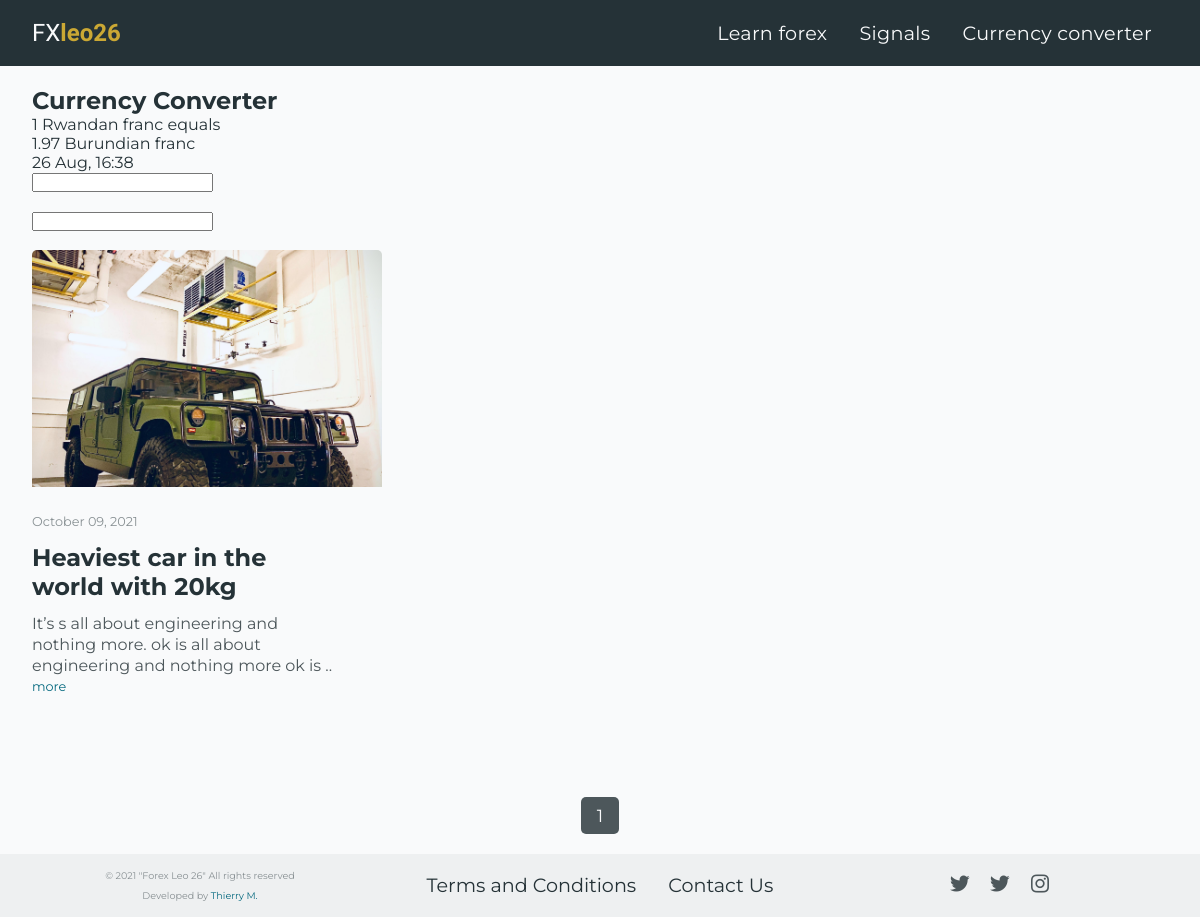
Page /home on the earlier database version.
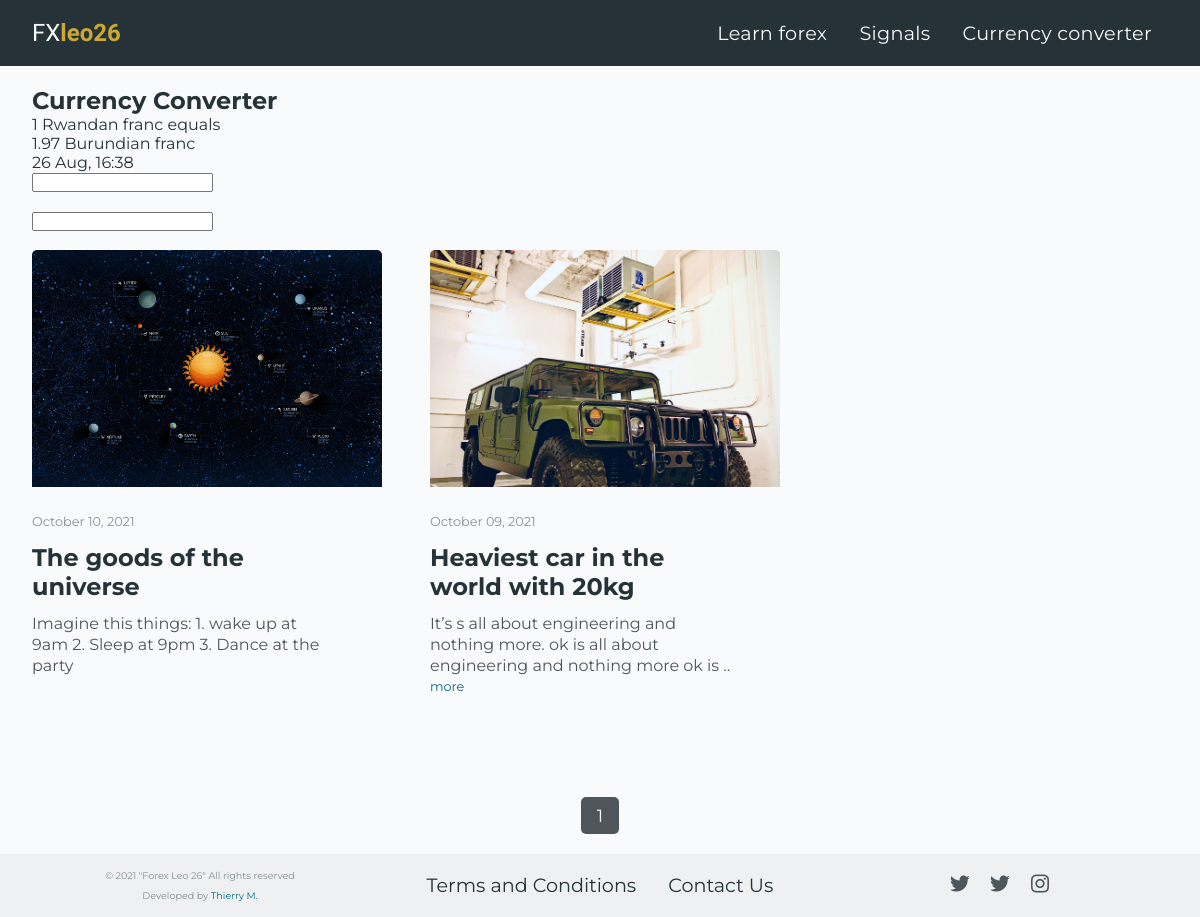
Same page on the later database version.
### forex_26_app/models.py (models this page shows, shortened)
class Post(db.Model):
    id = db.Column(db.Integer, nullable=False, primary_key = True)
    image = db.Column(db.String(30), nullable=False, default = "default.jpg")
    title = db.Column(db.String(100), nullable=False)
    post = db.Column(db.Text, nullable=False)
    posted_date = db.Column(db.DateTime, nullable=False, default = datetime.utcnow)
    user = db.Column(db.Integer, db.ForeignKey('admin.id'), nullable = False)

### forex_26_app/routes.py (the view)
@app.route('/')
@app.route('/home')
def home():
    date = datetime.utcnow() # get current date
    page = request.args.get('page', 1, type=int)
    posts = Post.query.order_by(Post.posted_date.desc()).paginate(page=page, per_page=6) # query post by posted date.
    return render_template('home.html', title="Home", posts=posts, date=date)

### forex_26_app/templates/home.html (shortened to what this page needs)
{% extends "layout.html" %}
{% block content %}
{% if posts.items|length > 0 %}
{% if posts.page == 1 %}
<div class="currency_converter-container">
    <h2>Currency Converter</h2>
    <div class="currency-converter__card">
        <div class="currencies-info-container">
            <p>1 Rwandan franc equals</p>
            <p>1.97 Burundian franc</p>
        </div>
        <span class="today-time">26 Aug, 16:38</span>
        <div class="amount-forms-container">
            <div class="amount-from-container">
                <input class="amount-from-form amount-from-form_number" type="number"></input>
                <select class="from-form-select" name="currencyID_from" id="currency-id">
                    <option value=""></option>
                </select>
            </div>
            <div class="amount-to-container">
                <input class="amount-to-form" type="number"></input>
                <select class="to-form-select" name="currencyID_from" id="currency-id">
                    <option value=""></option>
                </select>
            </div>
        </div>
    </div>
</div>
{% endif %}
<div class="news-cards-container">
    {% for post in posts.items %}
    <div class="news-card">
        <img class="overview-image" alt="" src="{{ url_for('static', filename='photos/' + post.image) }}">
        <div class="news-summary-container">
            <span class="text-muted date-posted">{{ post.posted_date.strftime("%B %d, %Y") }}</span>
            <h2 class="news-title-summary">
                <a class="news-title-summary-link" href="{{ url_for('post', post_title=post.title, post_id=post.id ) }}">{{ post.title }}</a>
            </h2>
            {% if post.post|length > 100 %}
            <p class="summary">
                {{ post.post[0:100] }}..
                <a class="read__more" href="{{ url_for('post', post_title=post.title, post_id=post.id ) }}">more</a>
            </p>
            {% else %}
            <p class="summary">{{ post.post }}</p>
            {% endif %}
        </div>
    </div>
{% endfor %}
</div>
<div class="paginations">
    {% for page_num in posts.iter_pages() %}
    {% if page_num %}
    {% if posts.page == page_num %}
    <a class='btn btn-pagination' href="{{ url_for('home', page=page_num) }}">{{ page_num }}</a>
    {% else %}
    <a class='btn-pagination-out' href="{{ url_for('home', page=page_num) }}">{{ page_num }}</a>
    {% endif %}
    {% else %}
    ...
    {% endif %}
    {% endfor %}
</div>
{% endif%}
{% endblock %}

### forex_26_app/templates/layout.html (shortened to what this page needs)
<!DOCTYPE html>
<html lang="en">
<head>
    <link href="{{ url_for('static', filename='boxicons-2.0.9/css/boxicons.min.css') }}" rel="stylesheet">
    <link href="{{ url_for('static', filename='home.css') }}" rel="stylesheet">
    <link href="{{ url_for('static', filename='post.css') }}" rel="stylesheet">
    <link href="{{ url_for('static', filename='signals.css') }}" rel="stylesheet">
    <link href="{{ url_for('static', filename='forms.css') }}" rel="stylesheet">
    <link href="{{ url_for('static', filename='feedback.css') }}" rel="stylesheet">
    <link href="{{ url_for('static', filename='currency_converter.css') }}" rel="stylesheet">
    <link href="{{ url_for('static', filename='style.css') }}" rel="stylesheet">
</head>
<body>
  <header>
    <a class="logo" href="{{url_for('home')}}">FX<b>leo26</b></a>
    <nav class="nav-bar">
      <ul class="nav-links">
        <li class="nav-item">
          <a href="{{ url_for('home') }}" class="nav-link">Learn forex</a>
        </li>
        <li class="nav-item">
          <a href="{{ url_for('signals') }}" class="nav-link">Signals</a>
        </li>
        <li class="nav-item">
          <a href="{{ url_for('currency_convert') }}" class="nav-link">Currency converter</a>
        </li>
      </ul>
    </nav>
</header>
<main class="container">
{% block content %}{% endblock %}
</main>
<footer class="footer">
  <div class="end-footer">
    <span class="copyright text-muted">© 2021 "Forex Leo 26" All rights reserved</span>
    <span class="built_by text-muted">Developed by <a class="my__name" href="https://www.thierrymugisha.me" target="_blank">Thierry M.</a></span>
  </div>
  <ul class="footer-items">
    <li class="footer-item">
      <a class="nav-link-footer pos-relative" href="#">Terms and Conditions</a>
      </li>
      {% if not current_user.is_authenticated %}
      <li class="footer-item">
        <a class="nav-link-footer pos-relative" href="{{ url_for('contact') }}">Contact Us</a>
      </li>
      {% endif %}
  </ul>
  <ul class="social-footer-ul">
      <li class="social-item">
        <a href="https://t.me/forexleo24" target="_blank">
          <i class="bx bxl-twitter"></i>
        </a>
      </li>
      <li class="social-item">
        <a href="https://t.me/forexleo24" target="_blank">
          <i class="bx bxl-twitter"></i>
        </a>
      </li>
      <li class="social-item">
        <a href="https://www.instagram.com/forex_leo24/" target="_blank">
          <i class="bx bxl-instagram"></i>
        </a>
      </li>
  </ul>
</footer>
</body>
</html>

### forex_26_app/static/home.css (style rules this page uses)
.news-cards-container { display: flex; align-items: flex-start; justify-content: flex-start; flex-wrap: wrap; column-gap: 2rem; row-gap: .5rem; }
@media screen and (min-width: 1024px) { .news-cards-container { column-gap: 3rem; row-gap: .5rem; } }
.news-card { margin-bottom: 2rem; }
.overview-image { width: 300px; border-top-left-radius: 5px; border-top-right-radius: 5px; margin-bottom: 1.3rem; }
@media screen and (min-width: 992px) { .overview-image { width: 350px; height: 237px; background-position: center; object-fit: cover; } }
.date-posted { font-size: .8rem; }
.news-title-summary { max-width: 19rem; margin-top: .8rem; }
.news-title-summary-link { color: var(--primary-clr); }
.summary { color: var(--primary-clr-alt); max-width: 19rem; margin-top: .8rem; line-height: 1.3rem; }
.read__more { font-size: .8rem; color: var(--link-clr); transition: 100ms color; }
.paginations { display: flex; flex-wrap: wrap; align-items: center; justify-content: center; gap: 1.3rem; margin-top: 3rem; }
.btn-pagination, .btn-pagination-out { font-size: 1.2rem; padding: .4rem 1.1rem; border-radius: 5px; }
.btn-pagination { background-color: var(--primary-clr-alt); border: thin solid var(--primary-clr); color: var(--white-clr); }

### forex_26_app/static/currency_converter.css (style rules this page uses)
:root { --select-border: #777; --select-focus: blue; --select-arrow: var(--select-border); }
select { appearance: none; background-color: transparent; border: none; padding: 0 1em 0 0; margin: 0; width: 100%; font-family: inherit; font-size: inherit; cursor: inherit; line-height: inherit; outline: none; }
select, .select:after { grid-area: select; }

Differences in the rows shown:
added Post: image (picture), posted_date "October 10, 2021", title "The goods of the universe", post "Imagine this things: 1. wake up at 9am 2. Sleep at 9pm 3. Dance at the party"
